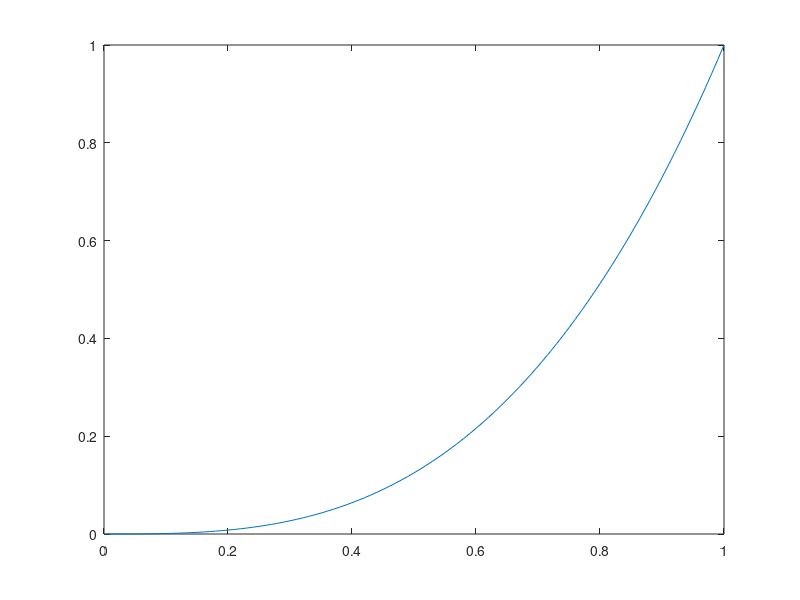

Reproduce this figure in MATLAB. (Note: this script raises an error after producing the figure.)
% one dimensional Newtonian

clc;
clear;

% initialize
k = 0.01;
h = 0.01;
T = 10;

SpaceSpan = (0:k:1);
TimeSteps = round(T/h);

N = length(SpaceSpan);
L = -(6*diag(ones(N-2,1)) - 4*diag(ones(N-3,1),-1) - 4*diag(ones(N-3,1),1) + diag(ones(N-4,1),-2) + diag(ones(N-4,1),2))/k^4;
b = zeros(N-2,1);
% b(end-1) = 1/k^4;
b(end) = 1/k^4;

u0 = SpaceSpan.^3;
u = u0;
handle = plot(SpaceSpan, u);

% implicit method
for i = 1:TimeSteps
  u(3:end-1)=transpose(inv(eye(N-2)/h-L)*(transpose(u(3:end-1))/h+b));

  set(handle, 'ydata', u);
  title(['Time=',num2str(i*h)]);
  drawnow();
  pause(0.1);
end